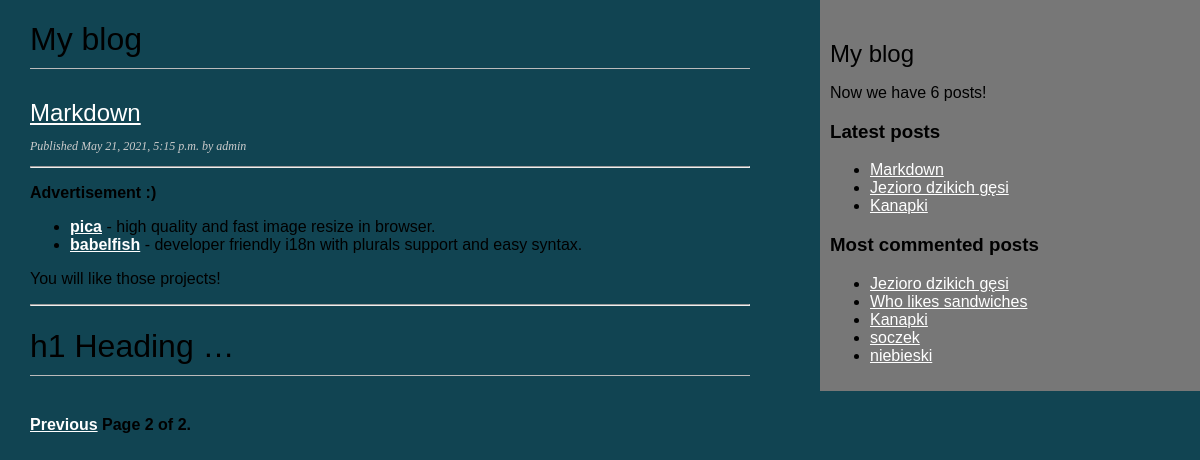
Screenshot of /blog/?page=2 with the database file from the repository.
### blog/models.py (models this page shows)
class Post(models.Model):
	STATUS_CHOICES = (
		('draft', 'Draft'),
		('published','Published'),)
	title = models.CharField(max_length=50)
	slug = models.SlugField(max_length=250, unique_for_date="publish")
	author = models.ForeignKey(User, on_delete=models.CASCADE, related_name = 'blog_posts')
	body = models.TextField()
	publish = models.DateTimeField(default=timezone.now)
	created = models.DateTimeField(auto_now_add=True)
	updated = models.DateTimeField(auto_now_add=True)
	status = models.CharField(max_length=10, choices=STATUS_CHOICES, default='draft')
	objects = models.Manager() # The default manager.
	published = PublishedManager() # Our custom manager.
	def get_absolute_url(self):
		return reverse('blog:post_detail',
			args=[self.publish.year,
			self.publish.month,
			self.publish.day,
			self.slug])

### blog/views.py (the view)
# urls.py: path('', views.PostListView.as_view(), name='post_list'),
class PostListView(ListView):  #same view based on class, site view with object list.
    queryset = Post.published.all()
    context_object_name = 'posts'
    paginate_by = 5
    template_name = 'blog/post/list.html'

### blog/models.py (called while the page is built)
	def get_queryset(self):
		return super(PublishedManager,self).get_queryset()\
		.filter(status='published')  # \ oznacza przejscie do natepnego wiersza

### blog/templatetags/blog_tags.py (called while the page is built)
@register.simple_tag
def total_posts():
	return Post.published.count()

@register.inclusion_tag('blog/post/latest_posts.html')
def show_latest_posts(count=5):
	latest_posts = Post.published.order_by('-publish')[:count:]
	return {'latest_posts':latest_posts}

@register.simple_tag
def get_most_commented_posts(count=5):
	return Post.published.annotate(
	total_comments=Count('comments')).order_by(
					'-total_comments')[:count]

@register.filter(name='markdown')
def markdown_format(text):
	return mark_safe(markdown.markdown(text))

### blog/templates/blog/post/list.html (shortened to what this page needs)
{% extends "blog/base.html" %}
{% load blog_tags %}
{% block content %}
		<h1>My blog</h1>
		{% for post in posts %}
			<h2>
				<a href="{{ post.get_absolute_url }}">
				{{ post.title }}
				</a>
			</h2>
			<p class="date">
			Published {{post.publish}} by {{post.author}}
			</p>
			{{ post.body|markdown|truncatewords_html:30 }}
		{% endfor %}
	{% include "blog/pagination.html" with page=page_obj %}
{% endblock %}

### blog/templates/blog/base.html (shortened to what this page needs)
{% load blog_tags %}
<!DOCTYPE html>
<html>
<head>
	{% load static %}
	<link href="{% static "css/blog.css" %}" rel="stylesheet">
</head>
<body>
	<div id="content">
	{% block content %}
	{% endblock %}
	</div>
	<div id="sidebar">
		<h2>My blog</h2>
		<p>Now we have {% total_posts %} posts!</p>
		<h3>Latest posts</h3>
		{% show_latest_posts 3 %}
		<h3>Most commented posts</h3>
		{% get_most_commented_posts as most_commented_posts %}
		<ul>
		{% for post in most_commented_posts %}
		<li><a href="{{ post.get_absolute_url }}">{{ post.title }}</a></li>
		{% endfor %}
		</ul>
	</div>
</body>
</html>

### blog/templates/blog/post/latest_posts.html
<ul>
	{% for post in latest_posts %}
	<li>
		<a href="{{ post.get_absolute_url }}"> {{ post.title }} </a>
	</li>
	{% endfor %}
</ul>

### blog/static/css/blog.css (style rules this page uses)
body { background: #114452 !important; margin:0; padding:0; font-family:helvetica, sans-serif; }
a { color: #ffffff; text-decoration:underline; }
h1 { font-weight:normal; border-bottom:1px solid #bbb; padding:0 0 10px 0; }
h2 { font-weight:normal; margin:30px 0 0; }
#content { float:left; width:60%; padding:0 0 0 30px; }
#sidebar { float:right; width:30%; padding:10px; background:#777777; height:100%; }
p.date { color:#ccc; font-family: georgia, serif; font-size: 12px; font-style: italic; }

### rows the page displays
Post: title "Markdown", publish "May 21, 2021, 5:15 p.m.", author "admin", body "Advertisement :) pica - high quality and fast image resize in browser. babelfish - developer friendly i18n with plurals support and easy syntax. You will like those projects! h1 Heading …"
Post: title "Jezioro dzikich gęsi"
Post: title "Kanapki"
Post: title "Who likes sandwiches"
Post: title "soczek"
Post: title "niebieski"

### other values shown
{{ page.number }} "2"
{{ page.paginator.num_pages }} "2"
